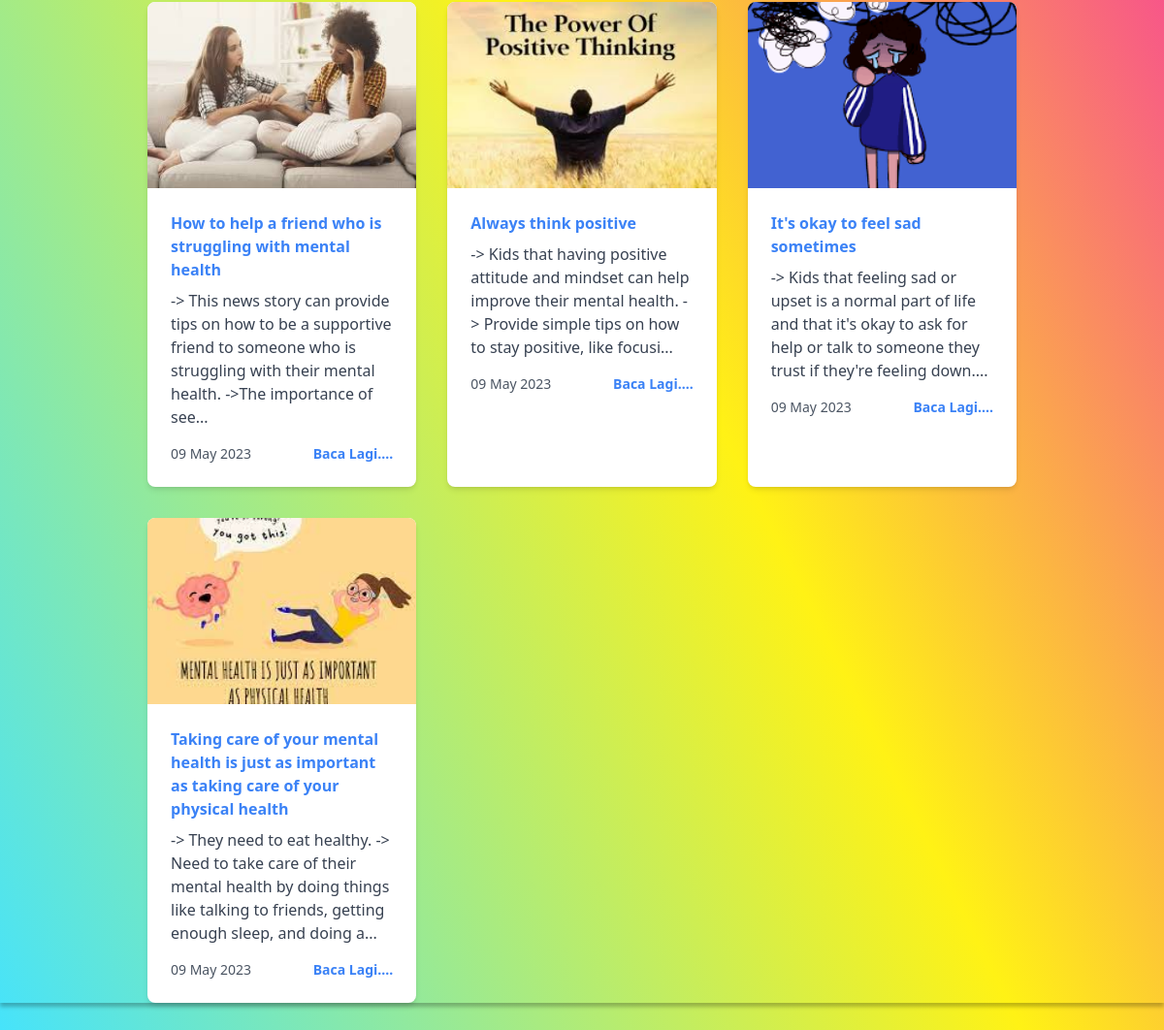
/blog.php (lower part), run on an earlier commit of the app's database.
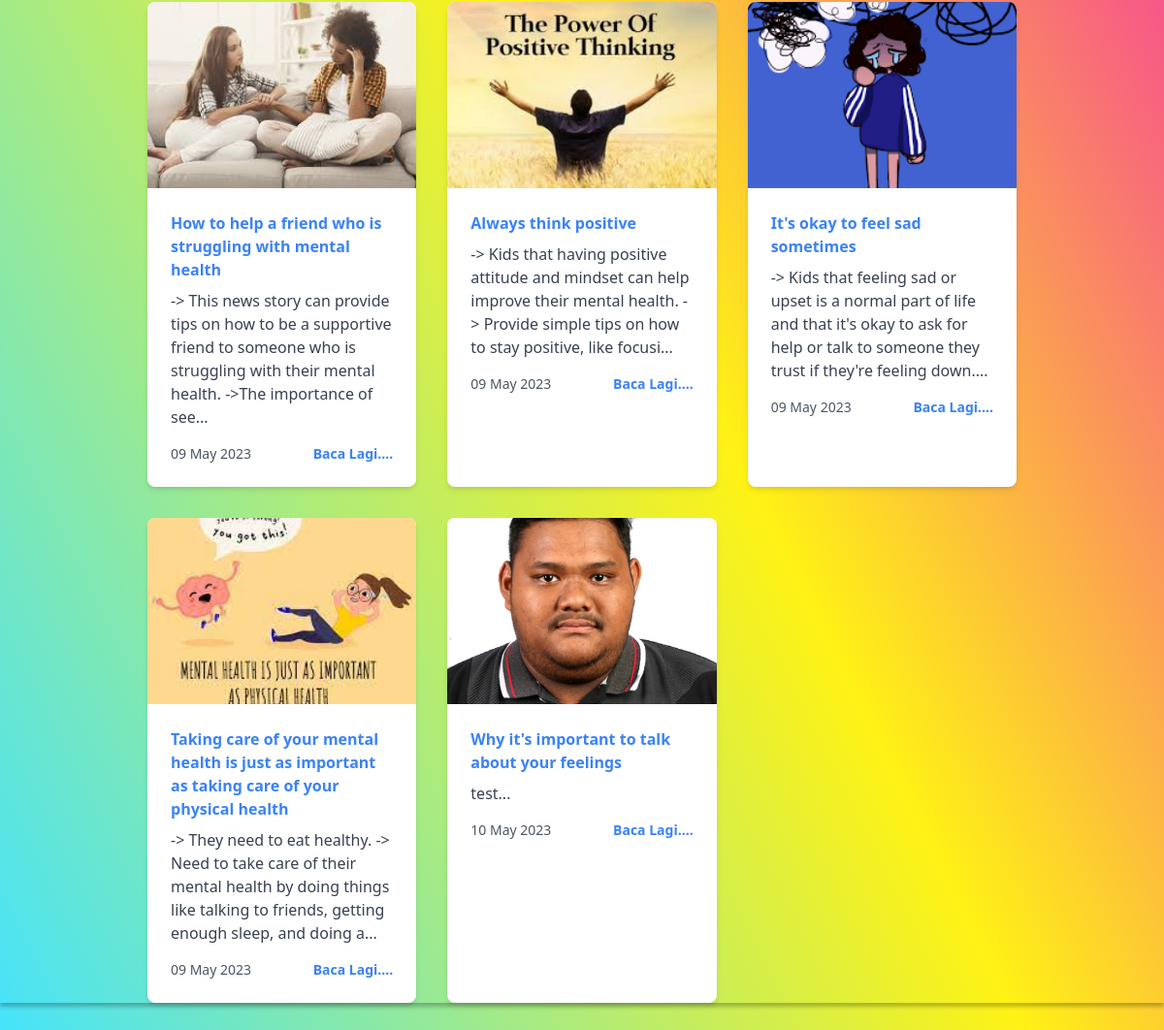
And on a later commit of the database.
### tables this page shows
CREATE TABLE `blog_posts` (
  `id` int UNSIGNED NOT NULL,
  `post_title` varchar(255) NOT NULL,
  `post_content` longtext NOT NULL,
  `date_published` datetime DEFAULT CURRENT_TIMESTAMP,
  `post_image` varchar(255) NOT NULL
);

### blog.php (the view, shortened to what this page needs)
<?php
include('Components/header.php');
include('Components/navbar.php');
$query2 = "SELECT * FROM blog_posts ORDER BY date_published";
$result2 = mysqli_query($connection, $query2);
?>
<div class="my-8 mx-auto max-w-4xl">
  <div class="grid grid-cols-1 md:grid-cols-2 lg:grid-cols-3 gap-8 mt-8">
    <?php while ($row2 = mysqli_fetch_assoc($result2)) { ?>
      <div class="bg-white rounded-lg shadow-md overflow-hidden">
        <a href="#" class="block">
          <img class="h-48 w-full object-cover object-center" src="uploads/<?php echo $row2['post_image']; ?>" alt="<?php echo $row2['post_title']; ?>">
        </a>
        <div class="p-6">
          <a href="#" class="block text-blue-500 font-semibold mb-2"><?php echo $row2['post_title']; ?></a>
          <p class="text-gray-700 mb-4"><?php echo substr($row2['post_content'], 0, 150); ?>...</p>
          <div class="flex justify-between items-center">
            <span class="text-gray-600 text-sm"><?php echo date('d M Y', strtotime($row2['date_published'])); ?></span>
            <a href="blog_post.php?id=<?php echo $row2['id']; ?>" class="text-blue-500 text-sm font-semibold hover:text-blue-600">Baca Lagi....</a>
          </div>
        </div>
      </div>
    <?php }
    ?>
  </div>
</div>
<?php
include('Components/footer.php');
?>

What changed in the data, as far as the page shows it:
added blog_posts: post_image (picture), post_title "Why it's important to talk about your feelings", post_content "test", date_published "10 May 2023"
